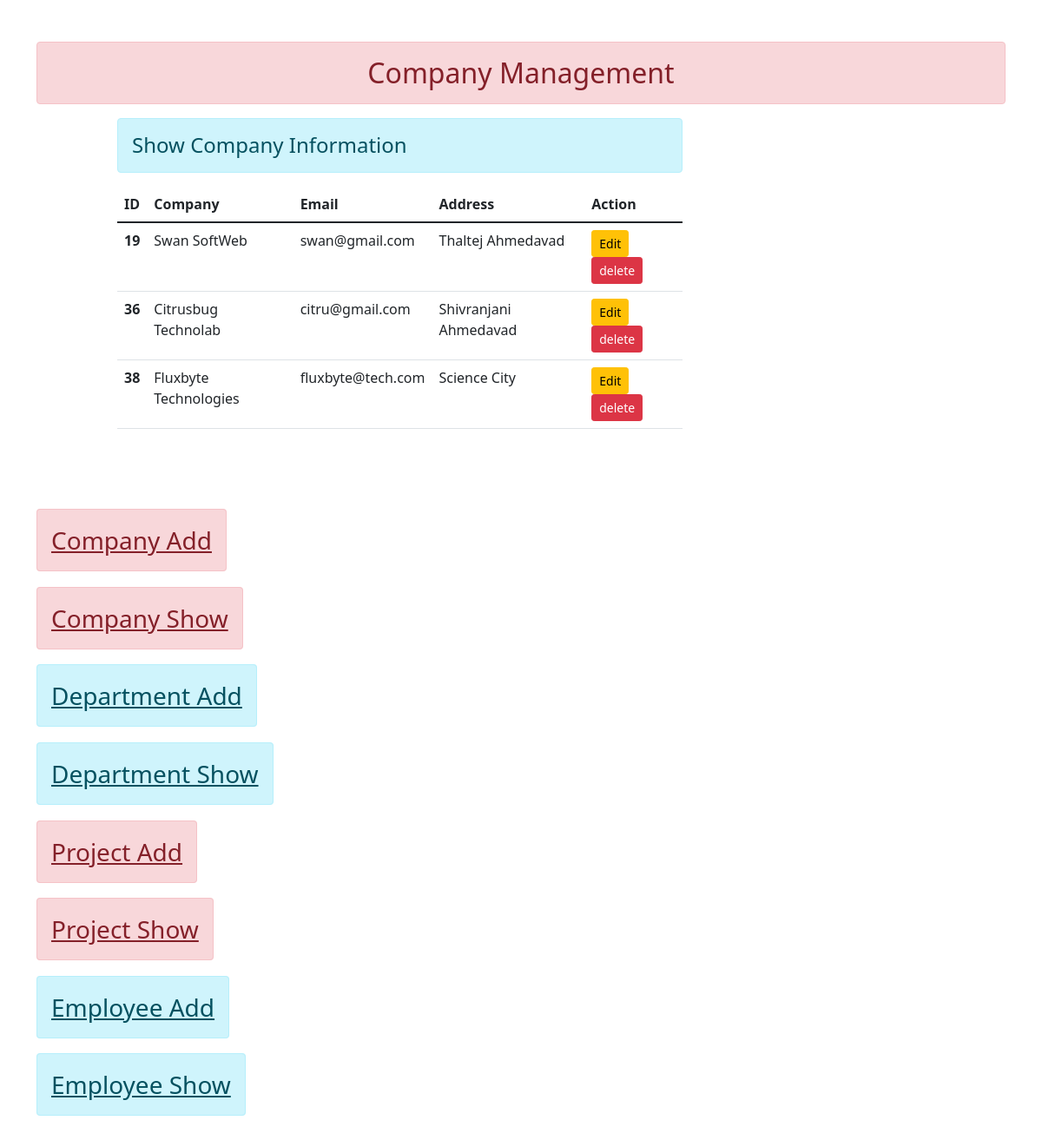
Screenshot of /company/list/ with the database file from the repository.
### company/models.py (models this page shows, shortened)
class CompanyModel(models.Model):
    company = models.CharField(max_length=100)
    email = models.EmailField(max_length=100)
    address = models.CharField(max_length=100)

### company/views.py (the view)
# urls.py: path('list/', CompanyListView.as_view(), name ='companylist'),
class CompanyListView(ListView):
    context_object_name = 'stu'
    model = CompanyModel
    template_name = 'company/companylist.html'

### templates/company/companylist.html (shortened to what this page needs)
{% extends 'base.html' %} {% block content %}
<div class="col-sm-7 offset-1">
    <h4 class="test-center alert alert-info">Show Company Information</h4>
    {% if stu %}
    <table class="table table-hover">
        <thead>
            <tr>
                <th scope="col">ID</th>
                <th scope="col">Company</th>
                <th scope="col">Email</th>
                <th scope="col">Address</th>
                <th scope="col">Action</th>
            </tr>
        </thead>
        <tbody>
            {% for st in stu %}
            <tr>
                <th scope="row">{{st.id}}</th>
                <td>{{st.company}}</td>
                <td>{{st.email}}</td>
                <td>{{st.address}}</td>
                <td>
                    <a href="{% url 'company:updatecompany' st.id %}" class="btn btn-warning btn-sm">Edit</a>
                    <a href="{% url 'company:deletecompany' st.id %}" class="btn btn-danger btn-sm">delete</a>
                </td>
            </tr>
            {% endfor %}
        </tbody>
    </table>
    {% else %}
    <h4 class="test-center alert alert-warning">No Records</h4>
    {% endif %}
</div>
</div> {% endblock content %}

### templates/base.html (shortened to what this page needs)
<!DOCTYPE html>
<html lang="en">
{% load static %}
<head>
    <link rel="stylesheet" href="{% static 'css/bootstrap.css' %}">
</head>
<body>
    <div class="container mt-5">
        <h2 class="text-center alert alert-danger">Company Management</h2>
        {% block content %} {% endblock content %}
    </div><br><br>
    <div class="container mt-5">
        <h3><a class="text-center alert alert-danger" href="{% url 'company:company' %}">Company Add</a></h3><br><br>
        <h3><a class="text-center alert alert-danger" href="{% url 'company:companylist' %}">Company Show</a></h3><br><br>
        <h3><a class="test-center alert alert-info" href="{% url 'department:department' %}">Department Add</a></h3><br><br>
        <h3><a class="test-center alert alert-info" href="{% url 'department:departmentlist' %}">Department Show</a></h3><br><br>
        <h3><a class="text-center alert alert-danger" href="{% url 'project:project' %}">Project Add</a></h3><br><br>
        <h3><a class="text-center alert alert-danger" href="{% url 'project:projectlist' %}">Project Show</a></h3><br><br>
        <h3><a class="test-center alert alert-info" href="{% url 'employee:employee' %}">Employee Add</a></h3><br><br>
        <h3><a class="test-center alert alert-info" href="{% url 'employee:employeelist' %}">Employee Show</a></h3><br><br>
    </div>
</body>
</html>

### rows the page displays
CompanyModel: id "19", company "Swan SoftWeb", email "swan@gmail.com", address "Thaltej Ahmedavad"
CompanyModel: id "36", company "Citrusbug Technolab", email "citru@gmail.com", address "Shivranjani Ahmedavad"
CompanyModel: id "38", company "Fluxbyte Technologies", email "fluxbyte@tech.com", address "Science City"
